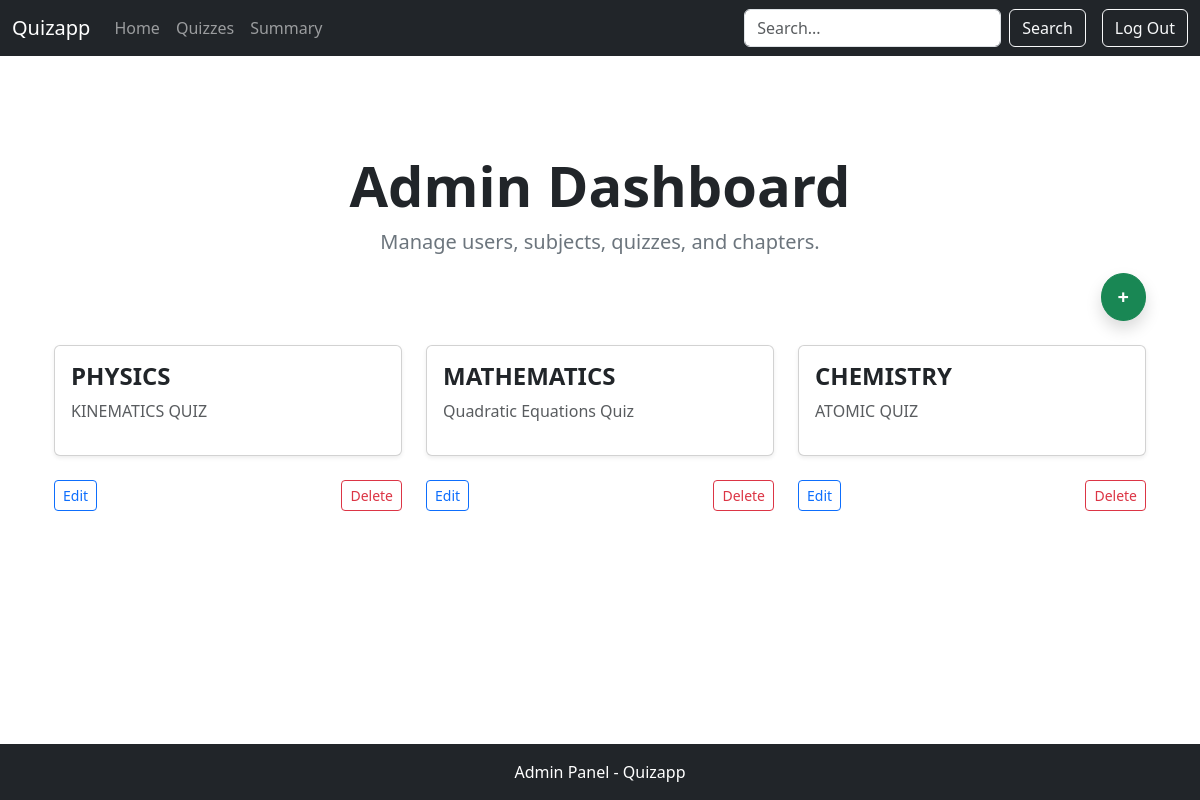
/admin/admin_dashboard, run on the app's committed database.
### model.py (models this page shows)
class Subject(db.Model):
    subject_id = db.Column(db.Integer, primary_key=True)
    name = db.Column(db.String(255), unique=True, nullable=False)
    description = db.Column(db.Text, nullable=True)
    chapters = db.relationship('Chapter', backref='subject', cascade="all, delete-orphan", lazy=True)

### app.py (the view)
@app.route("/admin/admin_dashboard")
def admin_dashboard():
    subjects = Subject.query.all()  # fetch all subjects from the database
    return render_template("admin/admin_dashboard.html", subjects=subjects)

### templates/admin/admin_dashboard.html (shortened to what this page needs)
{% extends "admin_layout.html" %}
{% block body %}
<div class="container my-5">
    <h1 class="display-4 text-center text-dark fw-bold">Admin Dashboard</h1>
    <p class="lead text-center text-secondary">Manage users, subjects, quizzes, and chapters.</p>
    <div class="d-flex justify-content-end mb-4">
        <button class="btn btn-success btn-lg rounded-circle shadow" title="Add Subject" data-bs-toggle="modal"
            data-bs-target="#addSubjectModal">
            <strong>+</strong>
        </button>
    </div>
    <div class="row">
        {% for subject in subjects %}
        <div class="col-md-4">
            <a href="{{ url_for('subject_details', subject_id=subject.subject_id) }}" class="text-decoration-none">
                <div class="card shadow-sm mb-4">
                    <div class="card-body">
                        <h4 class="card-title text-dark fw-bold">{{ subject.name }}</h4>
                        <p class="text-muted">{{ subject.description }}</p>
                    </div>
                </div>
            </a>
            <div class="d-flex justify-content-between mb-4">
                <button class="btn btn-outline-primary btn-sm me-2" data-bs-toggle="modal"
                    data-bs-target="#editSubjectModal{{ subject.subject_id }}">Edit</button>
                <form action="{{ url_for('delete_subject', subject_id=subject.subject_id) }}" method="POST"
                    onsubmit="return confirm('Are you sure you want to delete this subject?');">
                    <button type="submit" class="btn btn-outline-danger btn-sm">Delete</button>
                </form>
            </div>
        </div>
        {% endfor %}
    </div>
</div>
{% endblock %}

### templates/admin/admin_dashboard.html (style rules this page uses)
.card { transition: transform 0.2s ease-in-out; }

### data on the page
Subject: name "PHYSICS", description "KINEMATICS QUIZ"
Subject: name "MATHEMATICS", description "Quadratic Equations Quiz"
Subject: name "CHEMISTRY", description "ATOMIC QUIZ"
